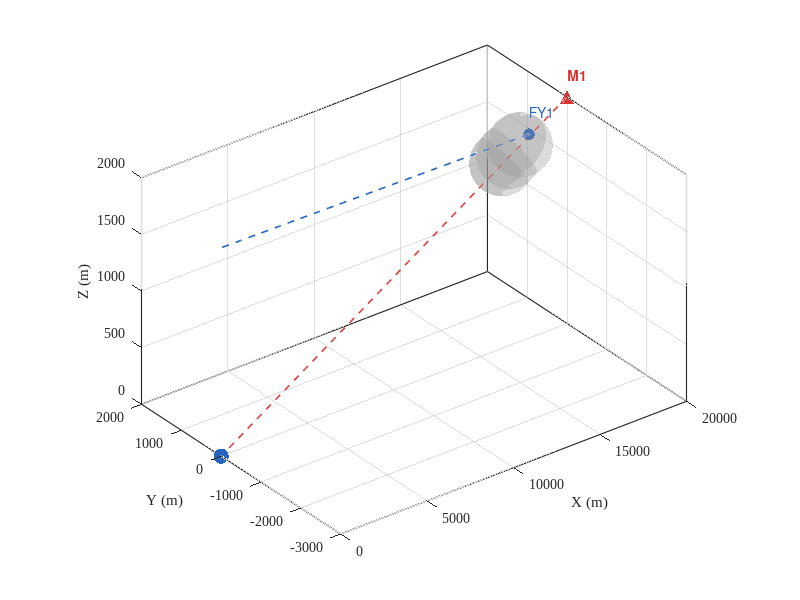

Here is the MATLAB script that generated this plot:
%% q3_3d.m  问题3 三维策略态势图（风格同 background_scene_overview.png）
%  FY1 投放 3 枚干扰弹干扰 M1。
clear; clc; close all;
cd(fileparts(mfilename('fullpath')));

%% ================== 1. 场景常量 ==================
M0 = [20000; 0; 2000];       % M1
U0 = [17800; 0; 1800];       % FY1
fake   = [0; 0; 0];
true_c = [0; 200; 0];
Rc = 7;  Hc = 10;
v_m = 300;

c_m    = [0.85 0.20 0.20];
c_u    = [0.15 0.40 0.75];
c_fake = [0.15 0.40 0.75];
c_true = [0.15 0.40 0.75];
c_drop = [0.30 0.65 0.30];
c_det  = [0.15 0.15 0.15];
c_cloud= [0.60 0.60 0.60];
fs = 10;

%% ================== 2. 问题3 最优策略（FY1 三弹） ==================
theta = 179.6393;  v = 137.9157;
u_h = [cosd(theta); sind(theta); 0];

t_l = [0.0545, 3.2598, 5.3211];
tau = [3.6396, 5.1123, 5.9222];
t_d = [3.6940, 8.3721, 11.2433];
P_l = [17792.49  17350.44  17066.15;
          0.05      2.83      4.62;
       1800.00   1800.00   1800.00];
P_d = [17290.55  16645.38  16249.40;
          3.21      7.27      9.76;
       1735.09   1671.93   1628.14];

u_m   = -M0 / norm(M0);
T_end = norm(M0) / v_m;

%% ================== 3. 绘图 ==================
figure('Color','w','Position',[60 60 720 500]);
hold on; grid on; view([-38, 26]);
daspect([6 2 1]);
xlabel('X (m)'); ylabel('Y (m)'); zlabel('Z (m)');

% 导弹轨迹（红虚线）
mt = linspace(0, T_end, 300);
Mtraj = M0' + v_m * mt' * u_m';
plot3(Mtraj(:,1), Mtraj(:,2), Mtraj(:,3), '--', 'Color', c_m, 'LineWidth', 1.2);
scatter3(M0(1), M0(2), M0(3), 95, c_m, '^', 'filled');
text(M0(1), M0(2), M0(3)+200, 'M1', 'Color', c_m, 'FontSize', fs, 'FontWeight','bold');

% 无人机轨迹（蓝虚线，固定角度/速度持续前飞）
ut = linspace(0, 200, 100);
UAVtraj = U0' + v * ut' * u_h';
plot3(UAVtraj(:,1), UAVtraj(:,2), UAVtraj(:,3), '--', 'Color', c_u, 'LineWidth', 1.2);
scatter3(U0(1), U0(2), U0(3), 70, c_u, 'o', 'filled');
text(U0(1), U0(2), U0(3)+200, 'FY1', 'Color', c_u, 'FontSize', fs);

% 三枚弹：示意烟幕球（实际半径 10 m，此处示意放大为 250 m）、云团下沉
% daspect([6 2 1]) 会将 X 拉伸 6 倍、Y 拉伸 2 倍，
% 数据坐标乘以 [6 2 1] 可补偿为视觉正球
for i = 1:3
    [Xs, Ys, Zs] = sphere(30);
    surf(P_d(1,i) + 250*6*Xs, P_d(2,i) + 250*2*Ys, P_d(3,i) + 250*Zs, ...
         'FaceColor', c_cloud, 'FaceAlpha', 0.35, 'EdgeColor', 'none');
    cdt = linspace(t_d(i), min(t_d(i)+20, T_end), 80);
    Ctraj = P_d(:,i) - [0;0;3]*(cdt - t_d(i));
    plot3(Ctraj(1,:), Ctraj(2,:), Ctraj(3,:), '--', 'Color', c_cloud, 'LineWidth', 1.2);
end

% 假目标（蓝圆点）
scatter3(0, 0, 0, 120, c_fake, 'o', 'filled');
text(3000, 0, -220, '假目标', 'Color', c_fake, 'FontSize', fs, 'HorizontalAlignment','center');

% 真目标圆柱（蓝半透明）
theta_c = linspace(0, 2*pi, 80);
x_cyl = true_c(1) + Rc*cos(theta_c);
y_cyl = true_c(2) + Rc*sin(theta_c);
z_bot = true_c(3);  z_top = true_c(3) + Hc;
Xc = repmat(x_cyl, 2, 1);
Yc = repmat(y_cyl, 2, 1);
Zc = [z_bot*ones(size(x_cyl)); z_top*ones(size(x_cyl))];
surf(Xc, Yc, Zc, 'FaceColor', c_true, 'FaceAlpha', 0.45, 'EdgeColor', 'none');
fill3(x_cyl, y_cyl, z_top*ones(size(x_cyl)), c_true, 'FaceAlpha', 0.45, 'EdgeColor','none');
fill3(x_cyl, y_cyl, z_bot*ones(size(x_cyl)), c_true, 'FaceAlpha', 0.45, 'EdgeColor','none');


% 坐标轴刻度
set(gca, 'FontName', 'Times New Roman', 'FontSize', fs, 'LineWidth', 0.8, ...
    'XLim', [0 20000], 'YLim', [-3000 2000], 'ZLim', [0 2000], ...
    'XTick', 0:5000:20000, 'XTickLabel', {'0','5000','10000','15000','20000'}, ...
    'YTick', -3000:1000:2000, 'YTickLabel', {'-3000','-2000','-1000','0','1000','2000'}, ...
    'ZTick', 0:500:2000, 'ZTickLabel', {'0','500','1000','1500','2000'});
box on;

print(gcf, 'q3_3d', '-dpng', '-r300');
fprintf('已输出：q3_3d.png\n');
